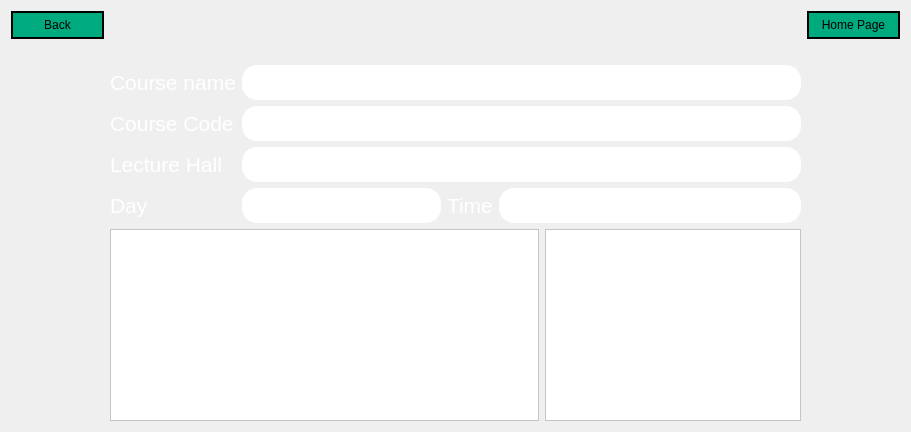
     <widget class="QWidget" name="page_16">
      <layout class="QGridLayout" name="gridLayout_28">
       <item row="0" column="1">
        <layout class="QGridLayout" name="gridLayout_27">
         <item row="4" column="1" colspan="2">
          <widget class="QLabel" name="label_52">
           <property name="font">
            <font>
             <pointsize>16</pointsize>
            </font>
           </property>
           <property name="styleSheet">
            <string notr="true">color: rgb(255, 255, 255);</string>
           </property>
           <property name="text">
            <string>Lecture Hall</string>
           </property>
          </widget>
         </item>
         <item row="2" column="3" colspan="7">
          <widget class="QLineEdit" name="lineEdit_output_coursename">
           <property name="font">
            <font>
             <pointsize>16</pointsize>
            </font>
           </property>
           <property name="styleSheet">
            <string notr="true">color: rgb(255, 255, 255);

border-width: 2px;        
  border-style: solid;
border-color: rgb(255, 255, 255);
  border-radius: 15px;
  padding:2px;</string>
           </property>
          </widget>
         </item>
         <item row="1" column="3">
          <spacer name="horizontalSpacer_94">
           <property name="orientation">
            <enum>Qt::Horizontal</enum>
           </property>
           <property name="sizeHint" stdset="0">
            <size>
             <width>40</width>
             <height>20</height>
            </size>
           </property>
          </spacer>
         </item>
         <item row="5" column="5" colspan="5">
          <widget class="QLineEdit" name="lineEdit_output_hour">
           <property name="font">
            <font>
             <pointsize>16</pointsize>
            </font>
           </property>
           <property name="styleSheet">
            <string notr="true">color: rgb(255, 255, 255);

border-width: 2px;        
  border-style: solid;
border-color: rgb(255, 255, 255);
  border-radius: 15px;
  padding:2px;</string>
           </property>
          </widget>
         </item>
         <item row="1" column="2">
          <spacer name="horizontalSpacer_96">
           <property name="orientation">
            <enum>Qt::Horizontal</enum>
           </property>
           <property name="sizeHint" stdset="0">
            <size>
             <width>40</width>
             <height>20</height>
            </size>
           </property>
          </spacer>
         </item>
         <item row="2" column="1" colspan="2">
          <widget class="QLabel" name="label_50">
           <property name="font">
            <font>
             <pointsize>16</pointsize>
            </font>
           </property>
           <property name="styleSheet">
            <string notr="true">color: rgb(255, 255, 255);</string>
           </property>
           <property name="text">
            <string>Course name</string>
           </property>
          </widget>
         </item>
         <item row="3" column="1" colspan="2">
          <widget class="QLabel" name="label_51">
           <property name="font">
            <font>
             <pointsize>16</pointsize>
            </font>
           </property>
           <property name="styleSheet">
            <string notr="true">color: rgb(255, 255, 255);</string>
           </property>
           <property name="text">
            <string>Course Code</string>
           </property>
          </widget>
         </item>
         <item row="1" column="1">
          <spacer name="horizontalSpacer_98">
           <property name="orientation">
            <enum>Qt::Horizontal</enum>
           </property>
           <property name="sizeHint" stdset="0">
            <size>
             <width>40</width>
             <height>20</height>
            </size>
           </property>
          </spacer>
         </item>
         <item row="3" column="3" colspan="7">
          <widget class="QLineEdit" name="lineEdit_output_course_code">
           <property name="font">
            <font>
             <pointsize>16</pointsize>
            </font>
           </property>
           <property name="styleSheet">
            <string notr="true">color: rgb(255, 255, 255);

border-width: 2px;        
  border-style: solid;
border-color: rgb(255, 255, 255);
  border-radius: 15px;
  padding:2px;</string>
           </property>
          </widget>
         </item>
         <item row="1" column="0">
          <spacer name="horizontalSpacer_6">
           <property name="orientation">
            <enum>Qt::Horizontal</enum>
           </property>
           <property name="sizeHint" stdset="0">
            <size>
             <width>40</width>
             <height>20</height>
            </size>
           </property>
          </spacer>
         </item>
         <item row="1" column="8">
          <spacer name="horizontalSpacer_83">
           <property name="orientation">
            <enum>Qt::Horizontal</enum>
           </property>
           <property name="sizeHint" stdset="0">
            <size>
             <width>40</width>
             <height>20</height>
            </size>
           </property>
          </spacer>
         </item>
         <item row="1" column="9">
          <spacer name="horizontalSpacer_97">
           <property name="orientation">
            <enum>Qt::Horizontal</enum>
           </property>
           <property name="sizeHint" stdset="0">
            <size>
             <width>40</width>
             <height>20</height>
            </size>
           </property>
          </spacer>
         </item>
         <item row="0" column="10">
          <widget class="QPushButton" name="pushButton_18">
           <property name="minimumSize">
            <size>
             <width>93</width>
             <height>0</height>
            </size>
           </property>
           <property name="styleSheet">
            <string notr="true">color: rgb(0, 0, 0);
background-color: rgb(0, 170, 127);
border-width: 2px;        
  border-style: solid;
  border-radius: 15px;
  padding:5px;</string>
           </property>
           <property name="text">
            <string>Home Page</string>
           </property>
          </widget>
         </item>
         <item row="5" column="1" colspan="2">
          <widget class="QLabel" name="label_53">
           <property name="font">
            <font>
             <pointsize>16</pointsize>
            </font>
           </property>
           <property name="styleSheet">
            <string notr="true">color: rgb(255, 255, 255);</string>
           </property>
           <property name="text">
            <string>Day</string>
           </property>
          </widget>
         </item>
         <item row="1" column="10">
          <spacer name="horizontalSpacer_84">
           <property name="orientation">
            <enum>Qt::Horizontal</enum>
           </property>
           <property name="sizeHint" stdset="0">
            <size>
             <width>40</width>
             <height>20</height>
            </size>
           </property>
          </spacer>
         </item>
         <item row="5" column="4">
          <widget class="QLabel" name="label_54">
           <property name="font">
            <font>
             <pointsize>16</pointsize>
            </font>
           </property>
           <property name="styleSheet">
            <string notr="true">color: rgb(255, 255, 255);</string>
           </property>
           <property name="text">
            <string>Time</string>
           </property>
          </widget>
         </item>
         <item row="5" column="3">
          <widget class="QLineEdit" name="lineEdit_output_day">
           <property name="font">
            <font>
             <pointsize>16</pointsize>
            </font>
           </property>
           <property name="styleSheet">
            <string notr="true">color: rgb(255, 255, 255);

border-width: 2px;        
  border-style: solid;
border-color: rgb(255, 255, 255);
  border-radius: 15px;
  padding:2px;</string>
           </property>
          </widget>
         </item>
         <item row="0" column="0">
          <widget class="QPushButton" name="pushButton_17">
           <property name="sizePolicy">
            <sizepolicy hsizetype="Fixed" vsizetype="Fixed">
             <horstretch>0</horstretch>
             <verstretch>0</verstretch>
            </sizepolicy>
           </property>
           <property name="minimumSize">
            <size>
             <width>93</width>
             <height>0</height>
            </size>
           </property>
           <property name="styleSheet">
            <string notr="true">color: rgb(0, 0, 0);
background-color: rgb(0, 170, 127);
border-width: 2px;        
  border-style: solid;
  border-radius: 15px;
  padding:5px;</string>
           </property>
           <property name="text">
            <string>Back</string>
           </property>
          </widget>
         </item>
         <item row="4" column="3" colspan="7">
          <widget class="QLineEdit" name="lineEdit_output_lecturehall">
           <property name="font">
            <font>
             <pointsize>16</pointsize>
            </font>
           </property>
           <property name="styleSheet">
            <string notr="true">color: rgb(255, 255, 255);

border-width: 2px;        
  border-style: solid;
border-color: rgb(255, 255, 255);
  border-radius: 15px;
  padding:2px;</string>
           </property>
          </widget>
         </item>
         <item row="1" column="5" colspan="3">
          <spacer name="horizontalSpacer_92">
           <property name="orientation">
            <enum>Qt::Horizontal</enum>
           </property>
           <property name="sizeHint" stdset="0">
            <size>
             <width>40</width>
             <height>20</height>
            </size>
           </property>
          </spacer>
         </item>
         <item row="8" column="1" colspan="7">
          <widget class="QTableWidget" name="tableWidget_courses">
           <property name="styleSheet">
            <string notr="true">selection-background-color: rgb(0, 170, 127);
color: rgb(0, 0, 0);
background-color: rgb(255, 255, 255);
alternate-background-color: rgb(0, 170, 127);</string>
           </property>
           <property name="alternatingRowColors">
            <bool>true</bool>
           </property>
           <property name="rowCount">
            <number>0</number>
           </property>
          </widget>
         </item>
         <item row="8" column="8" colspan="2">
          <widget class="QTableWidget" name="tableWidget_courseProf">
           <property name="styleSheet">
            <string notr="true">selection-background-color: rgb(0, 170, 127);
color: rgb(0, 0, 0);
background-color: rgb(255, 255, 255);
alternate-background-color: rgb(0, 170, 127);</string>
           </property>
          </widget>
         </item>
        </layout>
       </item>
      </layout>
     </widget>
